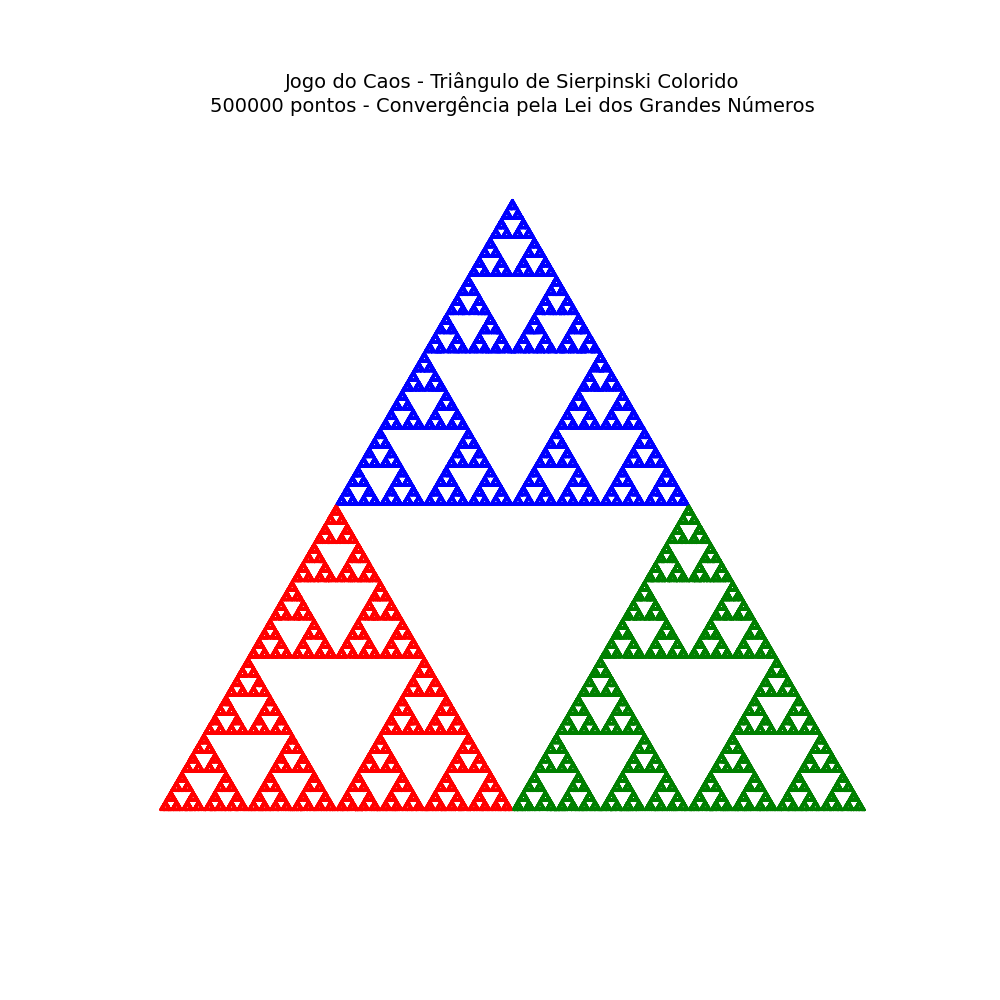

Reproduce this figure in Python.
import numpy as np
import matplotlib.pyplot as plt

# Parâmetros
num_points = 500000  # Quantos mais pontos, melhor a convergência (lei dos grandes números)
vertices = np.array([[0, 0], [1, 0], [0.5, np.sqrt(3)/2]])  # Triângulo equilátero
colors = ['red', 'green', 'blue']  # Teoria das cores: um para cada vértice

# Ponto inicial aleatório
point = np.array([0.5, 0.5])

# Arrays para armazenar pontos e cores
x, y, c = [], [], []

for i in range(num_points):
    # Escolhe vértice aleatoriamente (probabilidade igual 1/3)
    vertex_idx = np.random.randint(0, 3)
    chosen_vertex = vertices[vertex_idx]
    chosen_color = colors[vertex_idx]

    # Move o ponto pela metade da distância até o vértice (fator de contração 0.5)
    point = (point + chosen_vertex) / 2.0

    # Armazena para plotagem (pula os primeiros para evitar artefatos iniciais)
    if i > 100:
        x.append(point[0])
        y.append(point[1])
        c.append(chosen_color)

# Plot
plt.figure(figsize=(10, 10))
plt.scatter(x, y, c=c, s=0.2, alpha=0.8)
plt.axis('equal')
plt.axis('off')
plt.title('Jogo do Caos - Triângulo de Sierpinski Colorido\n'
          f'{num_points} pontos - Convergência pela Lei dos Grandes Números',
          fontsize=14)
plt.savefig('sierpinski.png')
